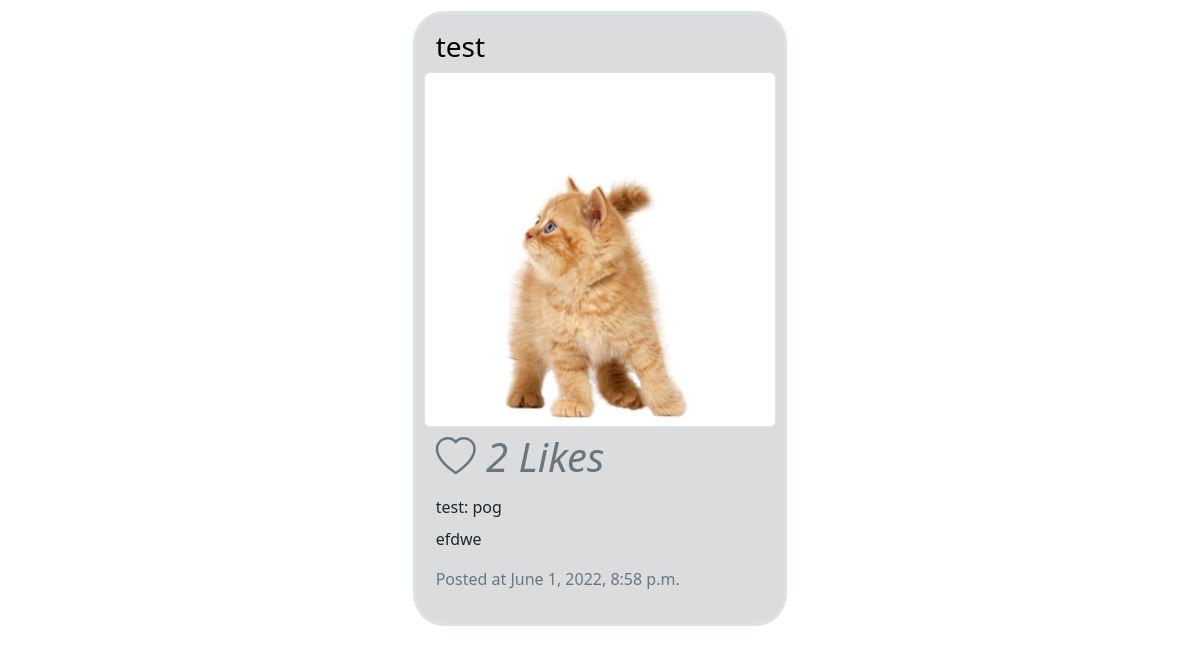
The app's page /following (signed in, lower part), older data.
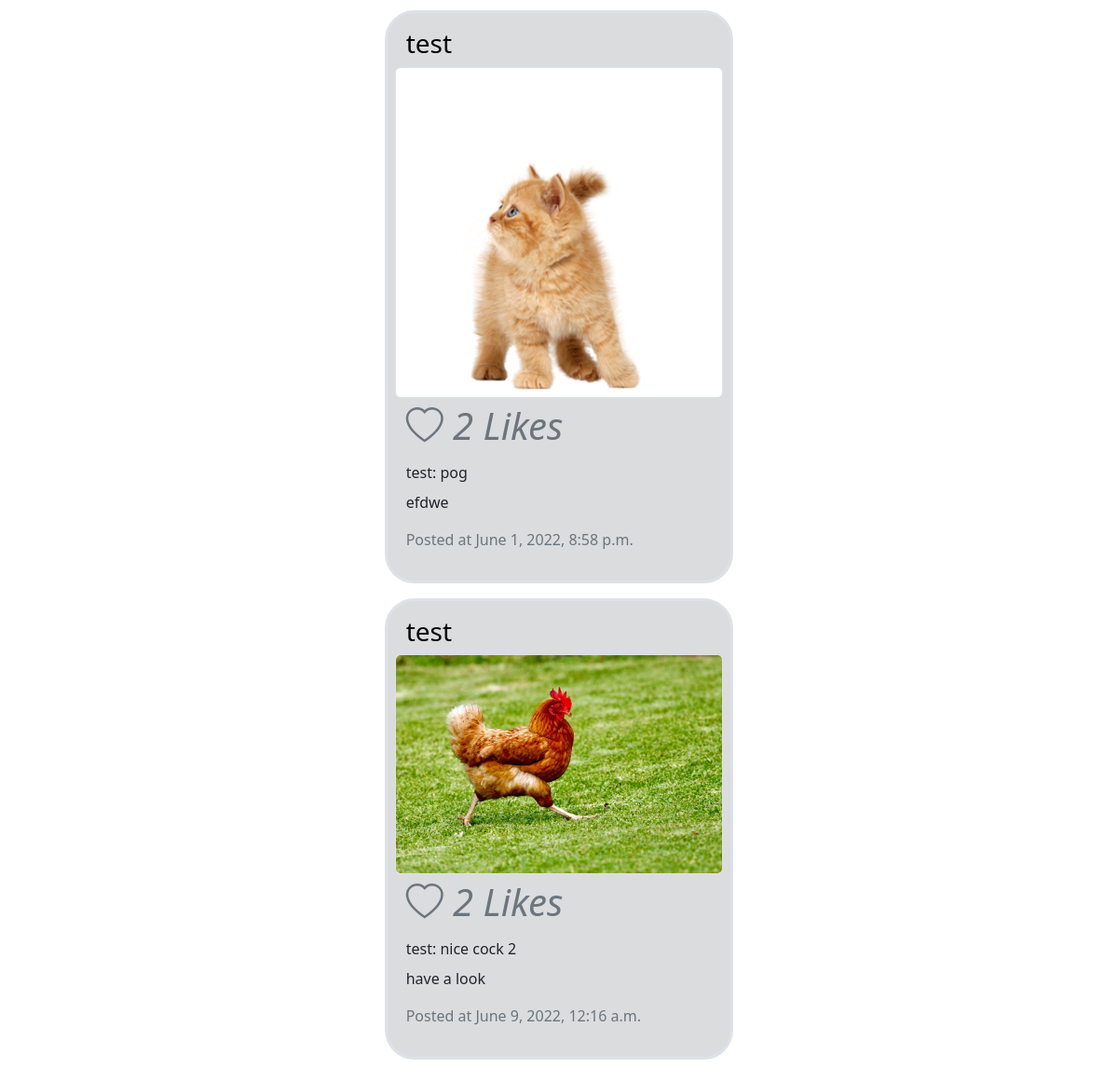
The same page, newer data.
### network/models.py (models this page shows, shortened)
class Post(models.Model):
    title = models.CharField(max_length=20)
    body = models.TextField(max_length=400)
    poster = models.ForeignKey(User, on_delete=models.CASCADE)
    image = models.ImageField(upload_to='network/static/network/photos', blank=True)
    likers = models.ManyToManyField(User, blank=True, related_name="liked_posts")
    post_time = models.DateTimeField(auto_now_add=True, blank=True)

class User(AbstractUser):
    following = models.ManyToManyField("self", symmetrical=False, related_name="followers", blank=True )
    pass

### network/views.py (the view)
# urls.py: path("following", views.following, name="following"),
@login_required
def following(request):
    accounts = request.user.following.all()
    print(accounts)
    posts = Post.objects.filter(poster__in=accounts).all()
    return render(request, 'network/index.html', {
        'posts' : posts
    })

### network/templates/network/index.html (shortened to what this page needs)
{% extends "network/layout.html" %}
{% load crispy_forms_tags %}
{% load static %}
{% block body %}
<div id='posts'>
    {% for post in posts %}
    <div class="container-sm">
        <div class="row justify-content-center p-2">
            <div class="col-md-4 border border-3 rounded-5 bg-secondary bg-opacity-25">
                <div class="row justify-content-center p-3 px-2">
                    <a class="text-decoration-none" href="{%url 'profile' prof_id=post.poster.id%}">
                        <h3 class="text-black text-decoration-none tw-bold text-start">
                            {{post.poster}}
                        </h3>
                    </a>
                    <img src="{{post.image.url}}" class="img-thumbnail p-0 m-0" alt="postphoto">
                    {% if request.user in post.likers.all %}
                    <i onclick="like({{post.id}})" id="like-{{post.id}}"class="bi bi-heart-fill fs-1 text-secondary"> {{post.likers.all|length }} Likes</i>
                    {% else %}
                    <i onclick="like({{post.id}})" id="like-{{post.id}}" class="bi bi-heart fs-1 text-secondary"> {{post.likers.all|length }} Likes</i>
                    {% endif %}
                    <p class="tw-bold my-2" id="title-{{post.id}}">{{post.poster}}: {{post.title}}</p>
                    <p id="body-{{post.id}}">{{post.body}}</p>
                    <p id="time-{{post.id}}" class="text-muted">Posted at {{post.post_time}}</p>
                </div>
            </div>
        </div>
    </div>
    {% endfor %}
    <div class="row justify-content-center">
        <div class="col-auto">
        </div>
    </div>
</div
{% endblock %}

Row changes from the older to the newer data that the page shows:
added Post: poster "test", image (picture), likers.all|length "2", title "nice cock 2", body "have a look", post_time "June 9, 2022, 12:16 a.m."
